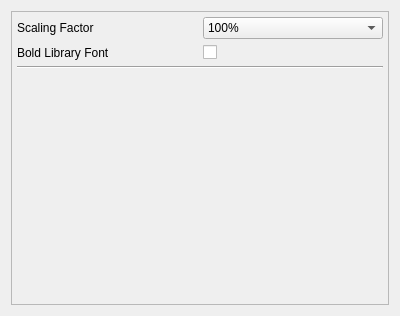
<?xml version="1.0" encoding="UTF-8"?>
<ui version="4.0">
 <class>GUI_FontPreferences</class>
 <widget class="QWidget" name="GUI_FontPreferences">
  <property name="geometry">
   <rect>
    <x>0</x>
    <y>0</y>
    <width>400</width>
    <height>316</height>
   </rect>
  </property>
  <layout class="QGridLayout" name="gridLayout">
   <item row="3" column="0" colspan="2">
    <widget class="QScrollArea" name="scrollArea">
     <property name="widgetResizable">
      <bool>true</bool>
     </property>
     <widget class="QWidget" name="scrollAreaWidgetContents">
      <property name="geometry">
       <rect>
        <x>0</x>
        <y>0</y>
        <width>376</width>
        <height>292</height>
       </rect>
      </property>
      <layout class="QGridLayout" name="gridLayout_2">
       <property name="leftMargin">
        <number>5</number>
       </property>
       <property name="topMargin">
        <number>5</number>
       </property>
       <property name="rightMargin">
        <number>5</number>
       </property>
       <property name="bottomMargin">
        <number>5</number>
       </property>
       <item row="6" column="0" colspan="2">
        <widget class="Line" name="line_2">
         <property name="orientation">
          <enum>Qt::Horizontal</enum>
         </property>
        </widget>
       </item>
       <item row="4" column="1">
        <widget class="QCheckBox" name="cbBold">
         <property name="text">
          <string/>
         </property>
        </widget>
       </item>
       <item row="7" column="1">
        <spacer name="verticalSpacer">
         <property name="orientation">
          <enum>Qt::Vertical</enum>
         </property>
         <property name="sizeHint" stdset="0">
          <size>
           <width>20</width>
           <height>40</height>
          </size>
         </property>
        </spacer>
       </item>
       <item row="0" column="0">
        <widget class="QLabel" name="labScalingFactor">
         <property name="text">
          <string>Scaling Factor</string>
         </property>
        </widget>
       </item>
       <item row="4" column="0">
        <widget class="QLabel" name="labBold">
         <property name="text">
          <string>Bold Library Font</string>
         </property>
        </widget>
       </item>
       <item row="0" column="1">
        <widget class="Gui::ComboBox" name="comboScalingFactor">
         <property name="currentIndex">
          <number>3</number>
         </property>
         <item>
          <property name="text">
           <string notr="true">50%</string>
          </property>
         </item>
         <item>
          <property name="text">
           <string notr="true">66%</string>
          </property>
         </item>
         <item>
          <property name="text">
           <string notr="true">75%</string>
          </property>
         </item>
         <item>
          <property name="text">
           <string notr="true">100%</string>
          </property>
         </item>
         <item>
          <property name="text">
           <string notr="true">125%</string>
          </property>
         </item>
         <item>
          <property name="text">
           <string notr="true">150%</string>
          </property>
         </item>
         <item>
          <property name="text">
           <string notr="true">175%</string>
          </property>
         </item>
         <item>
          <property name="text">
           <string notr="true">200%</string>
          </property>
         </item>
        </widget>
       </item>
      </layout>
     </widget>
    </widget>
   </item>
  </layout>
 </widget>
 <customwidgets>
  <customwidget>
   <class>Gui::ComboBox</class>
   <extends>QComboBox</extends>
   <header>Gui/Utils/Widgets/ComboBox.h</header>
  </customwidget>
 </customwidgets>
 <tabstops>
  <tabstop>scrollArea</tabstop>
  <tabstop>cbBold</tabstop>
 </tabstops>
 <resources/>
 <connections/>
</ui>
